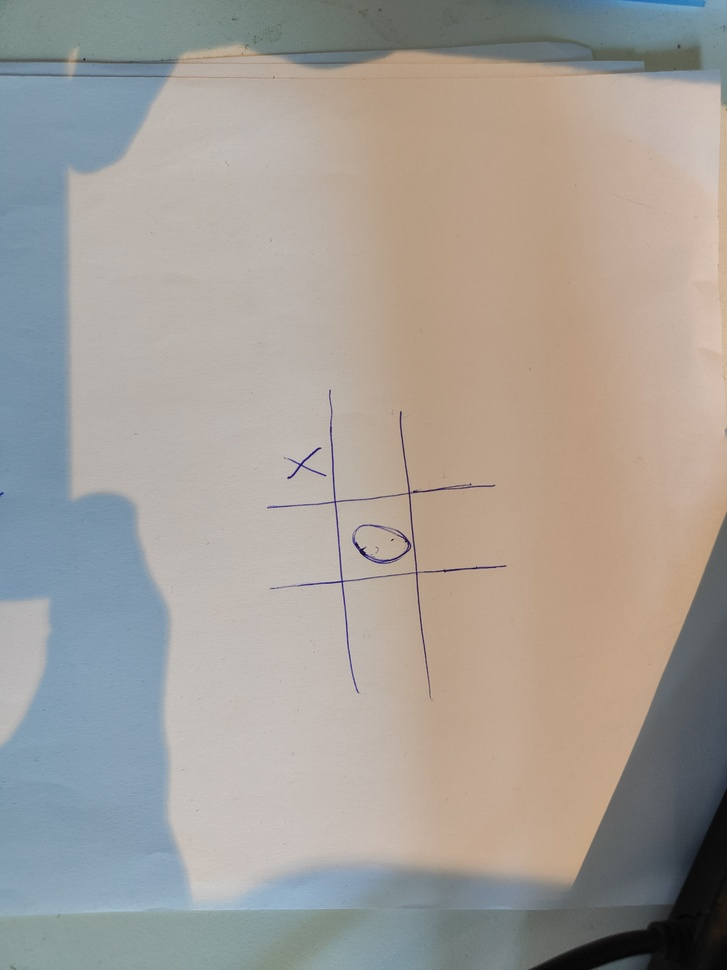
#> input picture testing_photos/Xox.jpg, 727 x 970 px, shrunk from 3072 x 4096 before the run; its folder holds only this picture in this run
$ python -i preprocess.py   (imports and definitions only)
#> lines starting #> are read from the running program, lines starting #| are printed output that depends on the picture; after the words box and inside, x2 and y2 are one past the last pixel; in counts of white or black regions, pixels touching at a corner belong together
#> further down, picture is the input picture: shape (970, 727, 3); mean B, G, R 151.9, 158.1, 163.7
import cv2
import numpy as np

from config import IS_PHOTO_REAL
def preprocess(rgbImage): #preprocess the image
    #binarize
    gray = cv2.cvtColor(rgbImage, cv2.COLOR_BGR2GRAY)
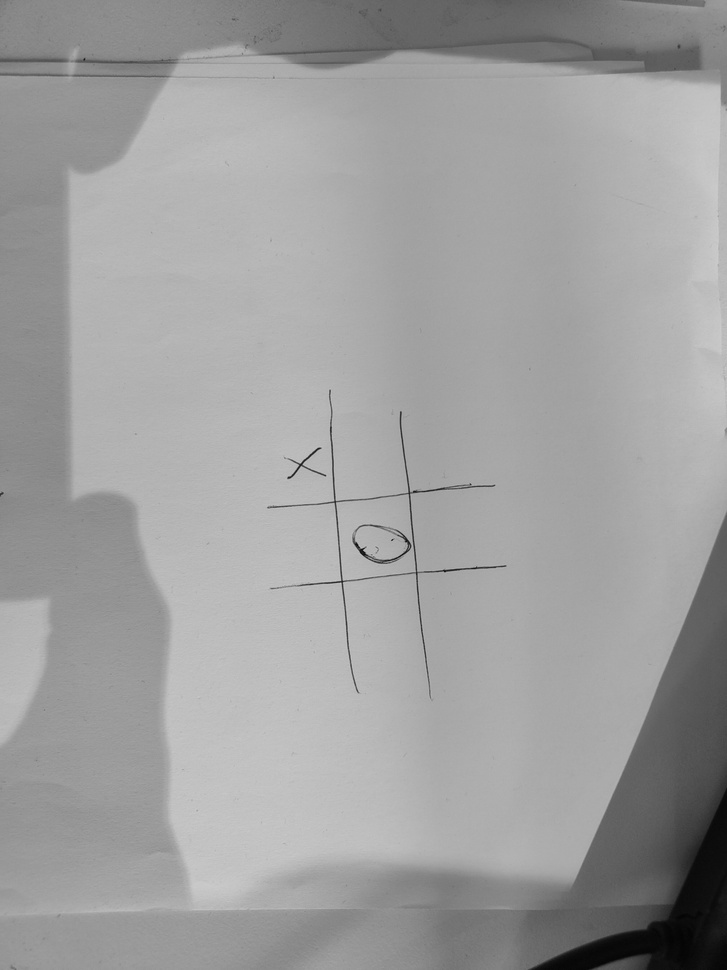
#> gray: shape (970, 727); min 4, max 206, mean 159

    clahe = cv2.createCLAHE(clipLimit=2.0, tileGridSize=(8,8))
    gray = clahe.apply(gray)
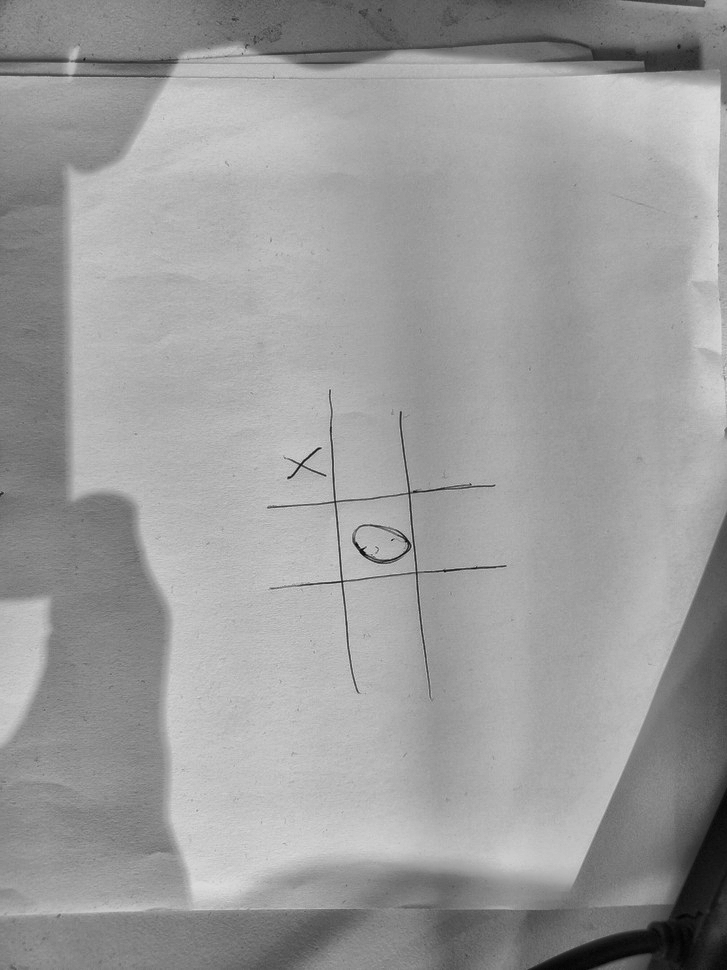
#> gray: shape (970, 727); min 3, max 220, mean 155.8

    bg = cv2.GaussianBlur(gray, (55,55), 0)
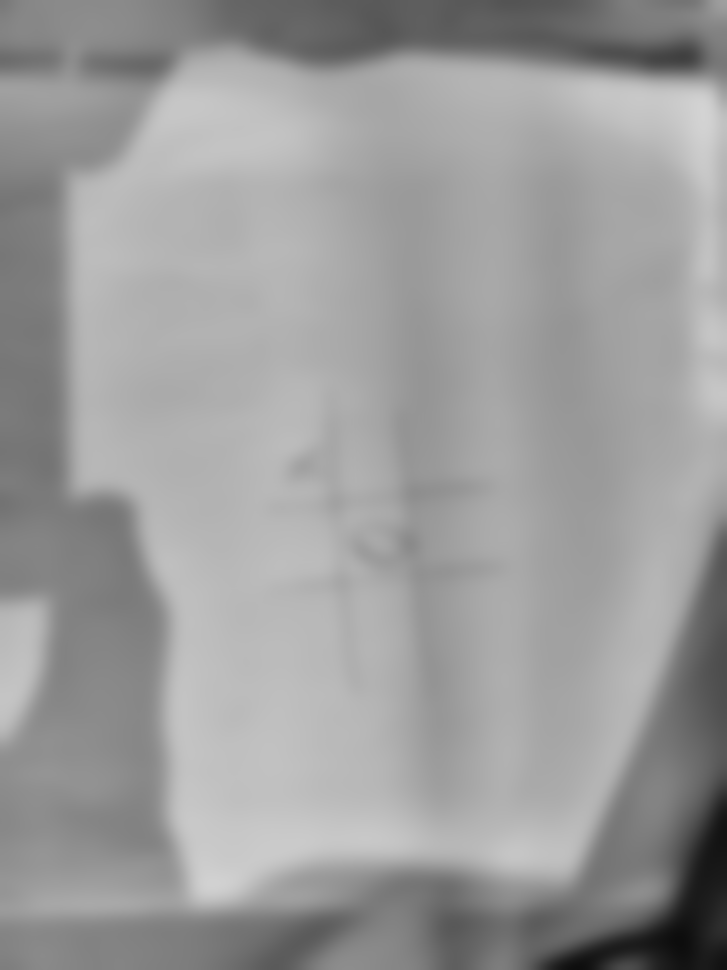
#> bg: shape (970, 727); min 13, max 211, mean 155.8

    norm = cv2.divide(gray, bg, scale=255)
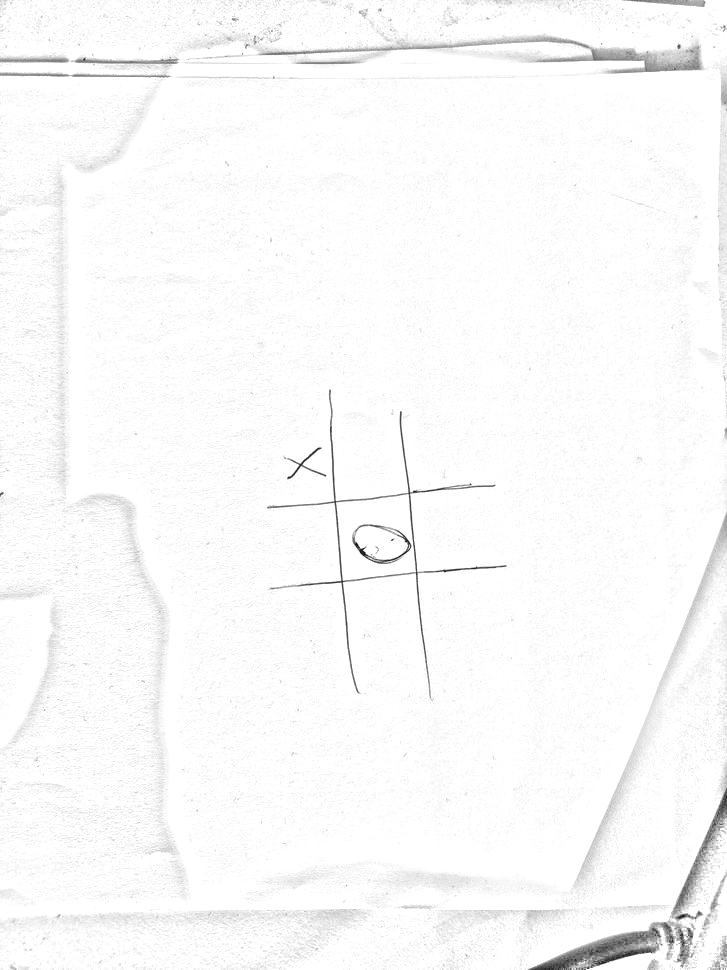
#> norm: shape (970, 727); min 10, max 255, mean 249.8

    blur = cv2.GaussianBlur(norm, (5,5), 0)

    _, thresh = cv2.threshold(blur,0,255,cv2.THRESH_BINARY_INV + cv2.THRESH_OTSU)
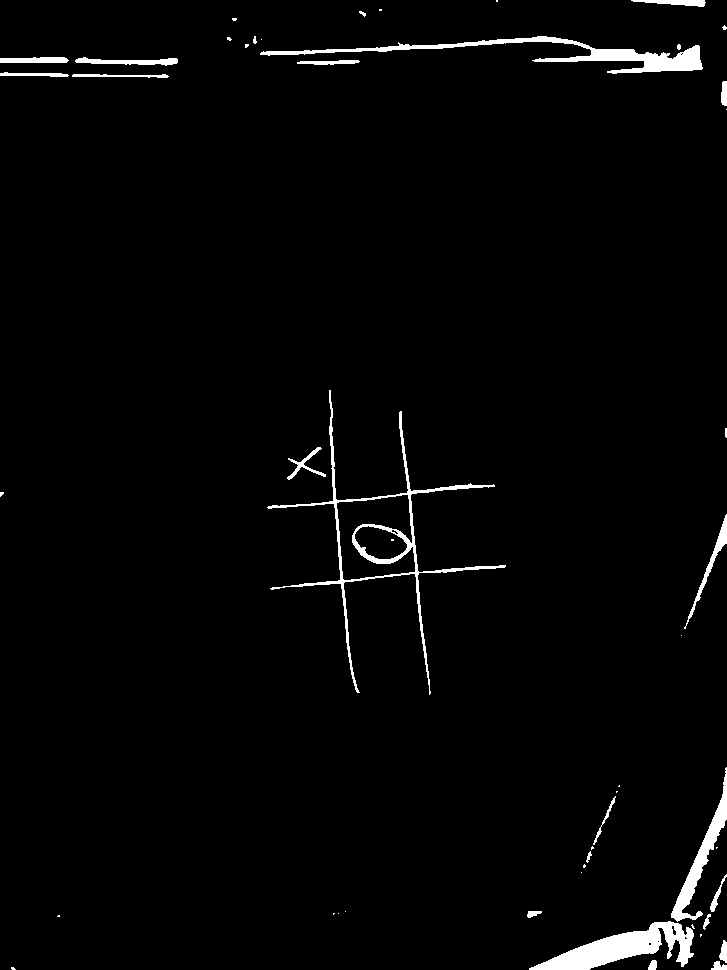
#> thresh: shape (970, 727); 2.2% white; 49 white regions (25 under 20 px), largest, box (x1, y1, x2, y2) and area: (529, 921, 694, 970) 3515, (260, 36, 703, 74) 3435, (267, 390, 506, 695) 3431

    cv2.imwrite("debug.jpg",thresh)

    #close and open
    kernel = np.ones((3, 3), np.uint8)

    thresh = cv2.morphologyEx(thresh,cv2.MORPH_CLOSE,kernel,iterations=2)
#> thresh: shape (970, 727); 2.3% white; 37 white regions (19 under 20 px), largest, box (x1, y1, x2, y2) and area: (529, 767, 727, 970) 5662, (260, 36, 703, 74) 3513, (267, 390, 506, 695) 3506
    thresh = cv2.morphologyEx(thresh,cv2.MORPH_OPEN,kernel,iterations=1+IS_PHOTO_REAL)
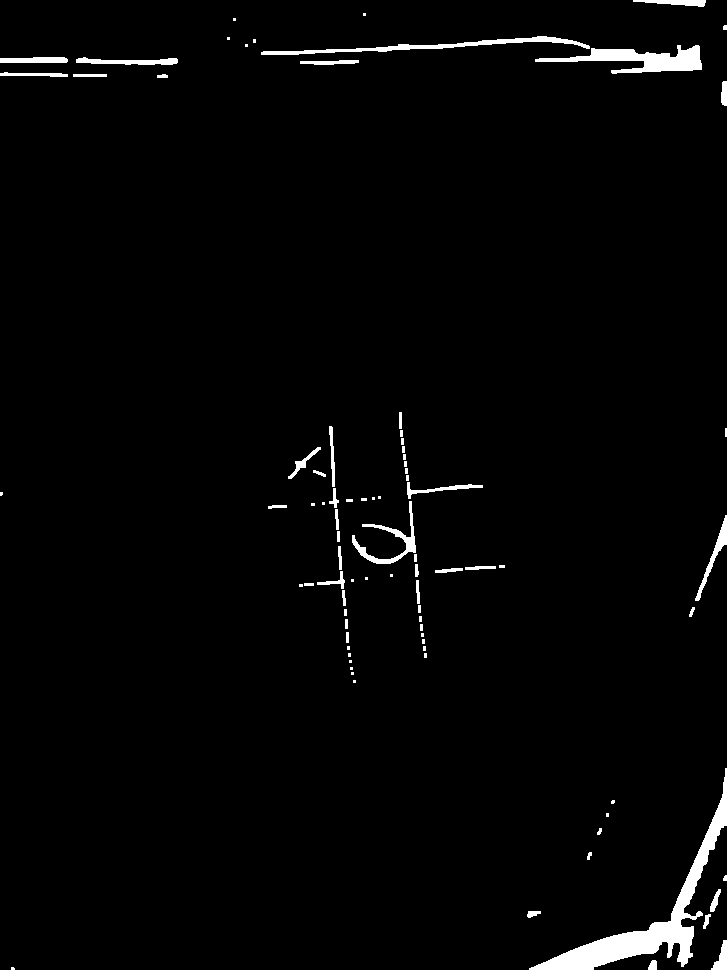
#> thresh: shape (970, 727); 2.1% white; 85 white regions (36 under 20 px), largest, box (x1, y1, x2, y2) and area: (529, 768, 727, 970) 5419, (535, 45, 702, 74) 2112, (261, 36, 590, 55) 1372

    if IS_PHOTO_REAL:
            kernel = np.array([[1,1,1],[1,0,1],[1,1,1]], dtype=np.uint8) #apply a filter to remove isolated pixels that might be noise if photo is real
            neighbor_count = cv2.filter2D(thresh, -1, kernel)

            thresh[(thresh == 1) & (neighbor_count == 0)] = 0


    return thresh

>>> import cv2
>>> picture = cv2.imread('../testing_photos/Xox.jpg')
>>> result = preprocess(picture)

$ run again, on testing_photos/raw.jpg
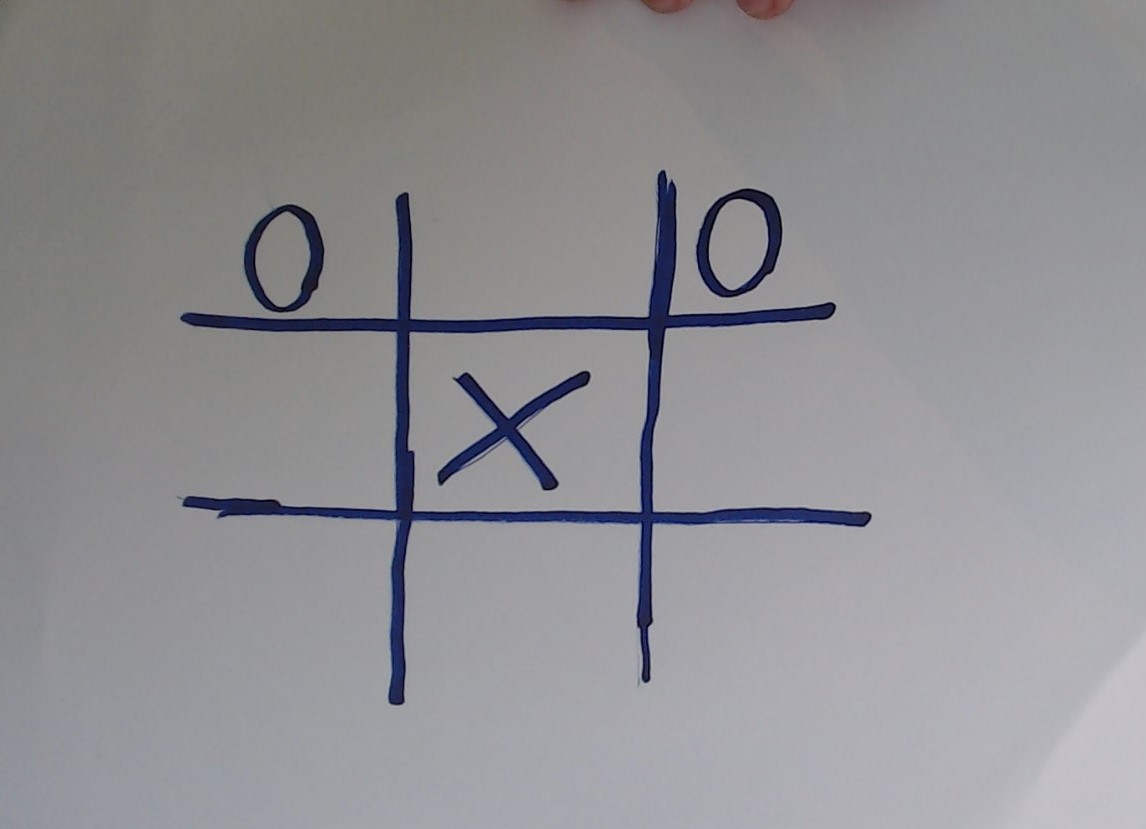
#> input picture testing_photos/raw.jpg, 1146 x 829 px
#> picture is the input picture: shape (829, 1146, 3); mean B, G, R 147.5, 143.6, 144.2
#> in preprocess, `norm = cv2.divide(gray, bg, scale=255)`:
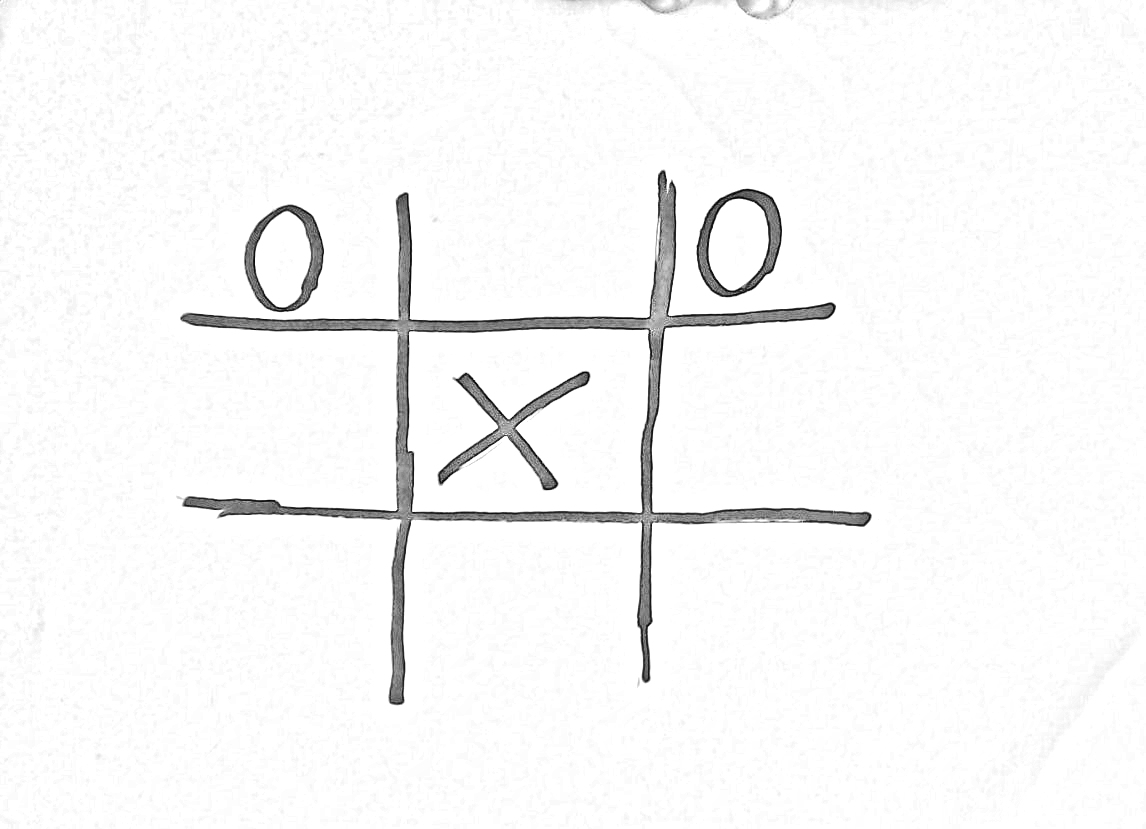
#> norm: shape (829, 1146); min 2, max 255, mean 247.8
#> in preprocess, `_, thresh = cv2.threshold(blur,0,255,cv2.THRESH_BINARY_INV + cv2.THRES..`:
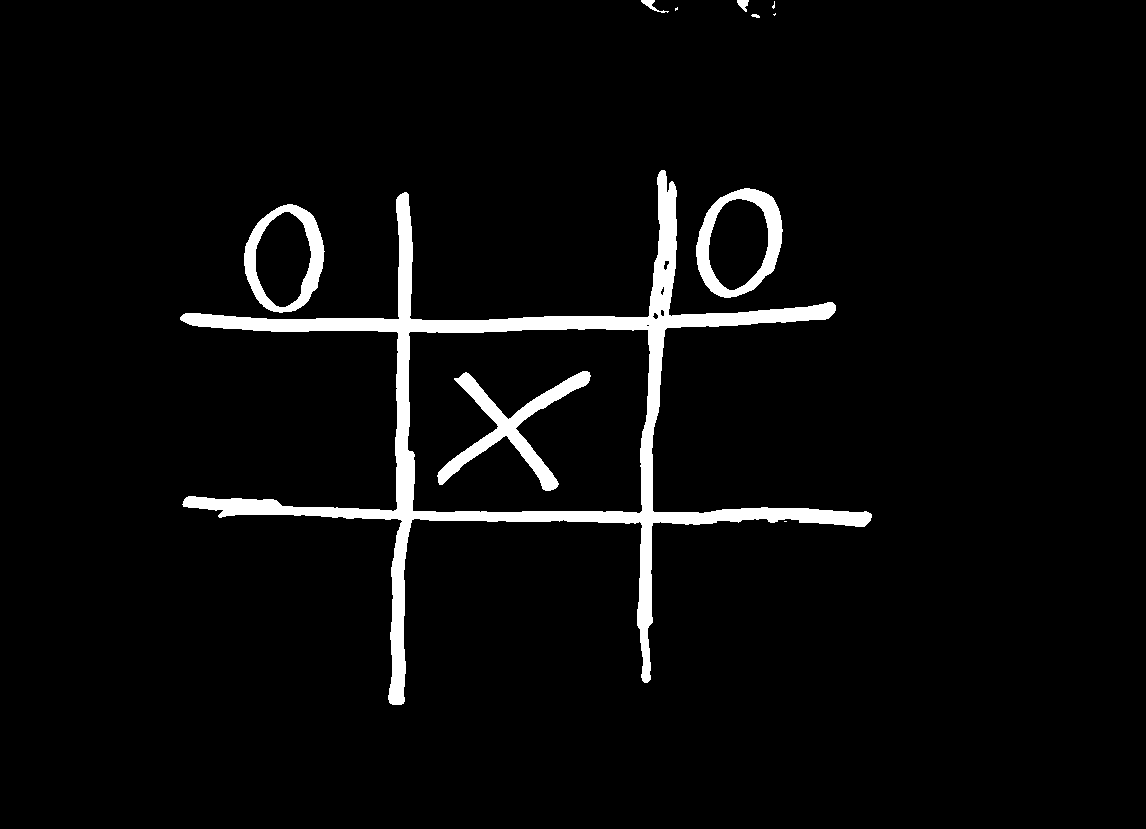
#> thresh: shape (829, 1146); 4.2% white; 11 white regions (4 under 20 px), largest, box (x1, y1, x2, y2) and area: (180, 170, 872, 705) 29920, (437, 371, 591, 491) 4091, (696, 188, 783, 298) 3204
